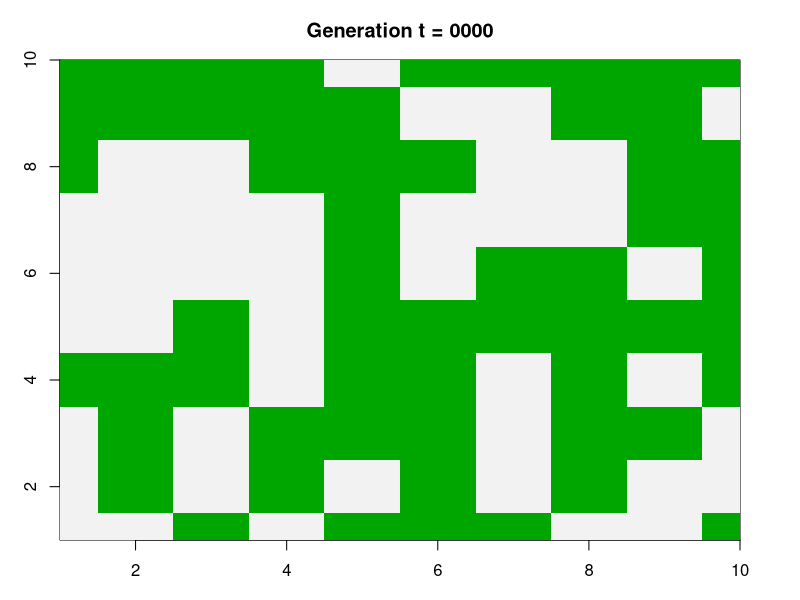
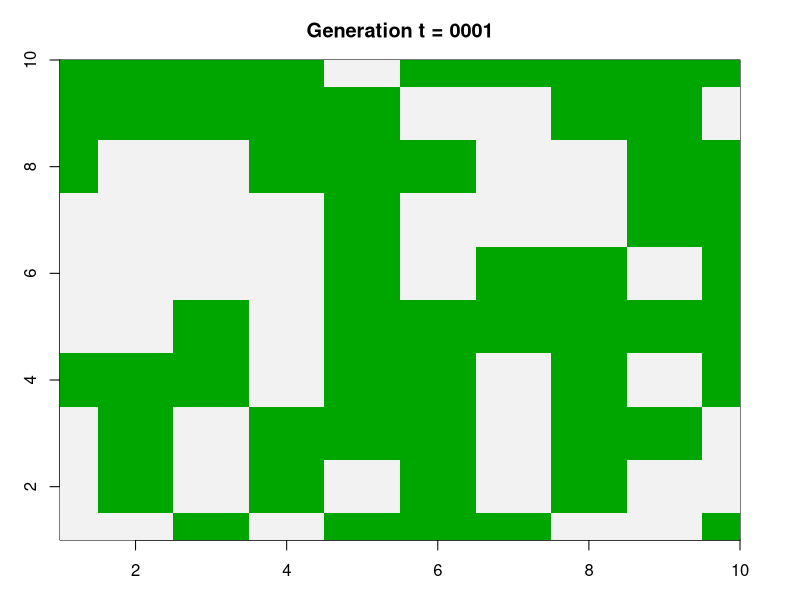
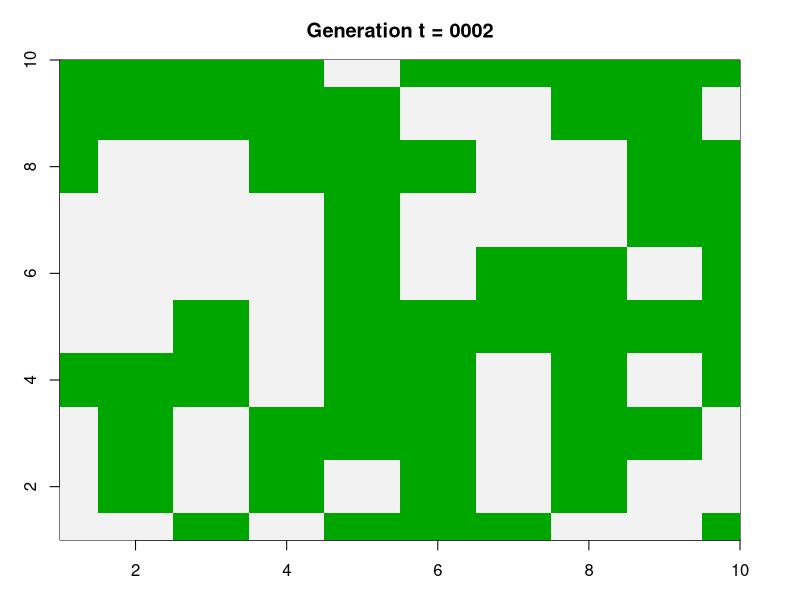
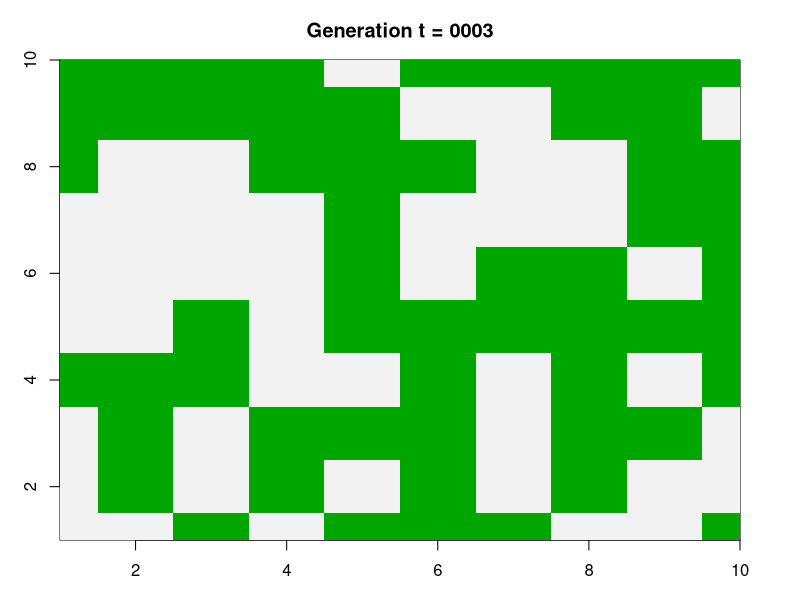
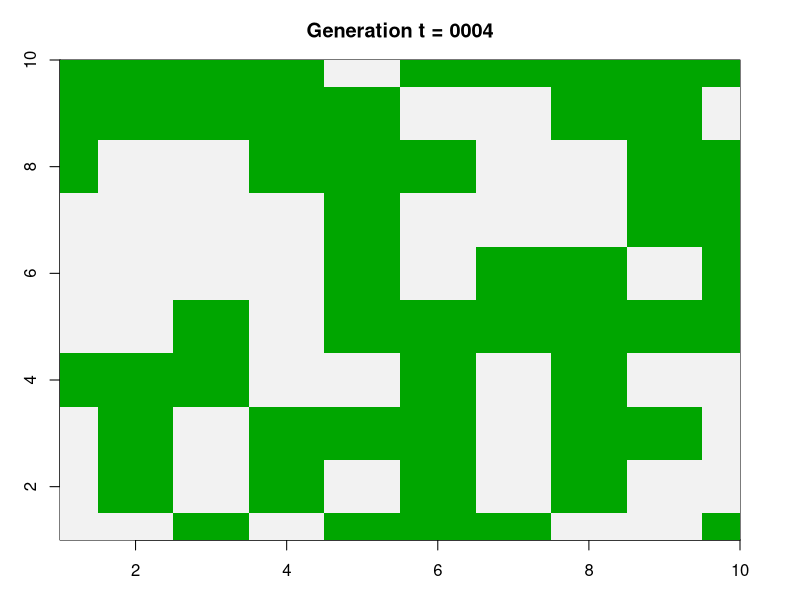
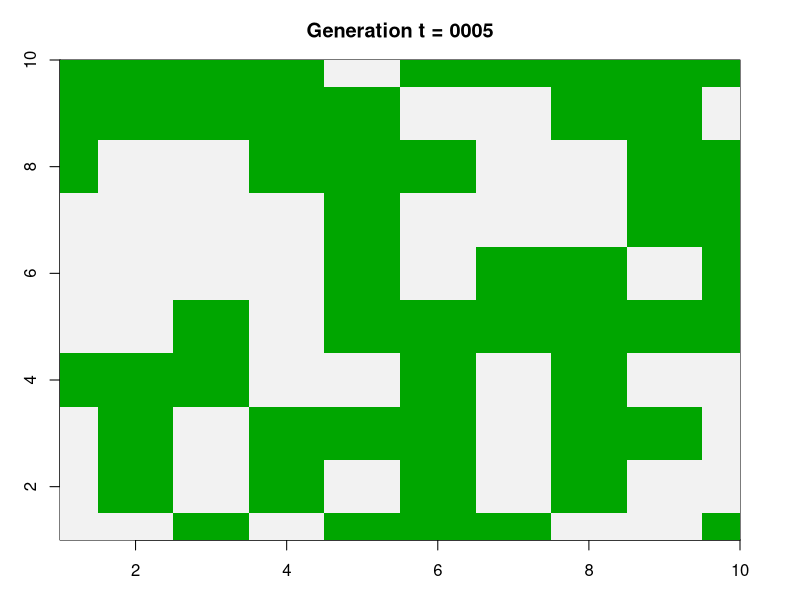
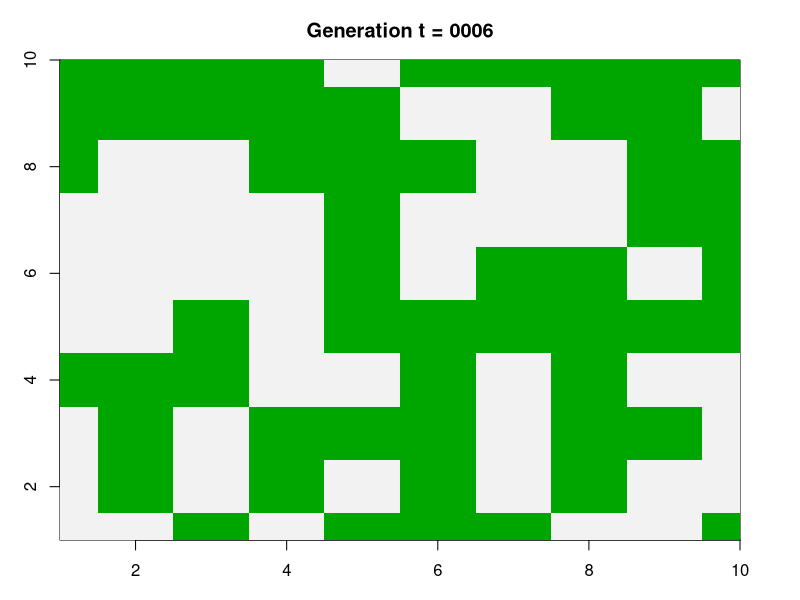
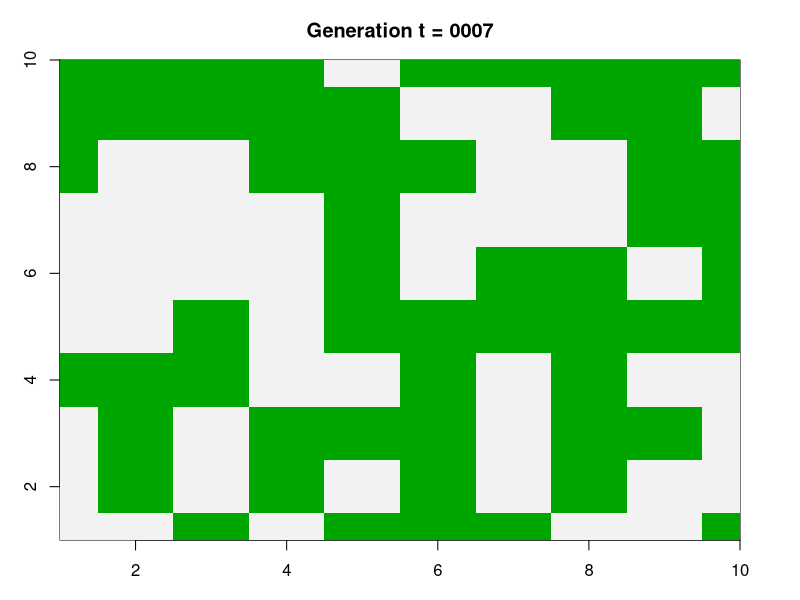

The R script that drew these images, in order:
#=========================
# canopy model
#=========================

###=== functions ===###
calc = function( surroundings, qk ){
  if( sum( surroundings ) == 0 ){
    return( sample( c(0,1), 1, prob=c(1-qk[1],qk[1]) ) )
  } else if( sum( surroundings ) == 1 ){
    return( sample( c(0,1), 1, prob=c(1-qk[2],qk[2]) ) )
  } else if( sum( surroundings ) == 2 ){
    return( sample( c(0,1), 1, prob=c(1-qk[3],qk[3]) ) )
  } else if( sum( surroundings ) == 3 ){
    return( sample( c(0,1), 1, prob=c(1-qk[4],qk[4]) ) )
  } else if( sum( surroundings ) == 4 ){
    return( sample( c(0,1), 1, prob=c(1-qk[5],qk[5]) ) )
  }
}
###===
updateMode <- 0 # 0; Sequentially / 1; simultaneous
parePath <- "~/fundamentalModelsInEvolution/lattice"

###=== setting an initial lattice ===###
Nl <- 10 # size of lattice
lat <- matrix(0, Nl, Nl) # lattice 
for ( i in 1:Nl ) {
  lat[i,] <-  sample( c(0,1), Nl, replace=T )
}

png( paste( paste( parePath, paste("patch", formatC(t,width=4,flag="0"), sep="_"), sep="/result/" ), "png", sep="."), 
     width=6, height=5, units = "in", res=300 
  )
par(mar=c(3, 3, 3, 3))

image( c(1:Nl), c(1:Nl), lat, 
       xlim=c(1,Nl), ylim=c(1,Nl), col=terrain.colors(2), 
       xlab="X", ylab="Y", main=paste("Generation t =", formatC(0,width=4,flag="0") ) 
      )
#par(ps=15)
#for ( i in 1:Nl ) {
#  for ( j in 1:Nl ) {
#    text( i-0.5, j-0.5, as.character( lat[i,j] ),
#          col="black", font=2
#    )
#  }
#}
dev.off()

# qk; a central individual becomes 1 when surrounded by 1's k individuals
survival_prob <- function(x){ 1 - x/4 } 
q0 <- survival_prob(0); q1 <- survival_prob(1); q2 <- survival_prob(2) 
q3 <- survival_prob(3); q4 <- survival_prob(4)
qk <- c( q0, q1, q2, q3, q4 )

if( updateMode == 0 ){
  
  gener <- 10
  for ( t in 1:gener ) {
   
    i <- sample( seq(1,Nl), 1 )
    j <- sample( seq(1,Nl), 1 )
    
    if( i == 1 ){
      if( j == 1 ){
        lat[1,1] <- calc( c(lat[Nl,1], lat[2,1], lat[1,Nl], lat[1,2]), qk ) # 上下左右
      } else if( j == Nl ){
        lat[1,Nl] <- calc( c(lat[Nl,1], lat[2,1], lat[1,Nl-1], lat[1,1]), qk )
      } else {
        lat[i,j] <- calc( c(lat[Nl,j], lat[2,j], lat[1,j-1], lat[1,j+1]), qk )
      } 
    } else if( i == Nl ){
      if( j == 1 ){
        lat[Nl,1] <- calc( c(lat[Nl-1,1], lat[1,1], lat[Nl,Nl], lat[Nl,2]), qk ) # 上下左右
      } else if( j == Nl ){
        lat[Nl,1] <- calc( c(lat[Nl-1,Nl], lat[1,Nl], lat[Nl,Nl-1], lat[Nl,1]), qk )
      } else {
        lat[i,j] <- calc( c(lat[Nl-1,j], lat[1,j], lat[Nl,j-1], lat[Nl,j+1]), qk )
      } 
    } else {
      if( j == 1 ){
        lat[Nl,1] <- calc( c(lat[i-1,1], lat[i+1,1], lat[i,Nl], lat[i,2]), qk ) # 上下左右
      } else if( j == Nl ){
        lat[Nl,1] <- calc( c(lat[i-1,Nl], lat[i+1,Nl], lat[i,Nl-1], lat[i,1]), qk )
      } else {
        lat[i,j] <- calc( c(lat[i-1,j], lat[i+1,j], lat[i,j-1], lat[i,j+1]), qk )
      } 
    }
    
    ###--- graphics ---###
    png( paste( paste( parePath, paste("patch", formatC(t,width=4,flag="0"), sep="_"), sep="/result/" ), "png", sep="."), 
         width=6, height=5, units = "in", res=300 
        )
    par(mar=c(3, 3, 3, 3))
    
    image( c(1:Nl), c(1:Nl), lat, 
           xlim=c(1,Nl), ylim=c(1,Nl), col=terrain.colors(2), 
           xlab="X", ylab="Y", main=paste("Generation t =", formatC(t,width=4,flag="0") ) 
          )
    
    dev.off()
    
  }
  
} else if( updateMode == 1 ){

  for ( i in 1:Nl ) {
    for ( j in 1:Nl ) {
      
      # upper 
      if( i == 1 ){
        if( j == 1 ){
          lat[1,1] <- calc( c(lat[Nl,1], lat[2,1], lat[1,Nl], lat[1,2]), qk )
        } else if( j == Nl ){
          lat[i,j]
        } else {
          lat[i,j]
        } 
      } else if( i == Nl ){
        
      } else if( i == Nl ){
        
      }
      
    }
  }
  
}
